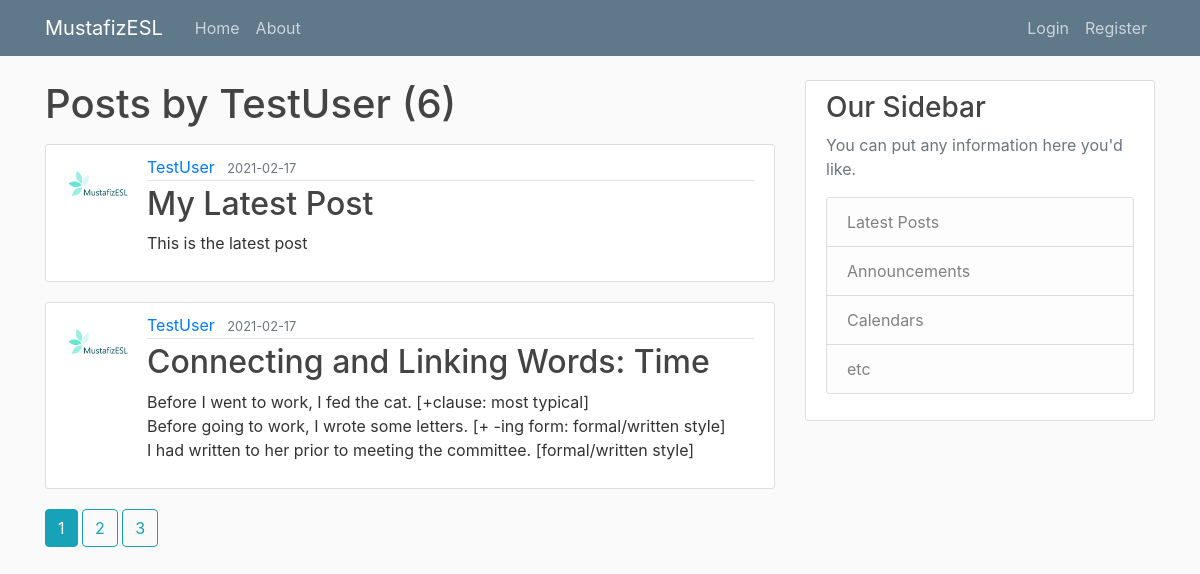
Page /user/TestUser on the committed database.
### project/models.py (models this page shows, shortened)
class User(db.Model, UserMixin):
	id = db.Column(db.Integer, primary_key=True)
	username = db.Column(db.String(20), unique=True, nullable=False)
	email = db.Column(db.String(120), unique=True, nullable=False)
	image_file = db.Column(db.String(20), nullable=False, default='default.jpg')
	password = db.Column(db.String(60), nullable=False)
	posts = db.relationship('Post', backref='author', lazy=True)

class Post(db.Model):
	id = db.Column(db.Integer, primary_key=True)
	title = db.Column(db.String(100), nullable=False)
	date_posted = db.Column(db.DateTime, nullable=False, default=datetime.utcnow)
	content = db.Column(db.Text, nullable=False)
	user_id = db.Column(db.Integer, db.ForeignKey('user.id'), nullable=False)

### project/users/routes.py (the view)
@users.route("/user/<string:username>")
def user_posts(username):
	page = request.args.get('page', 1, type=int)
	user = User.query.filter_by(username=username).first_or_404()
	posts = Post.query.filter_by(author=user).order_by(Post.date_posted.desc()).paginate(page=page, per_page=2)
	return render_template('user_posts.html', posts=posts, user=user)

### project/templates/user_posts.html
{% extends "layout.html" %}
{% block content %}
  <h1 class="mb-3">Posts by {{ user.username }} ({{ posts.total }})</h1>
	{% for post in posts.items %}
		<article class="media content-section">
      <img class="rounded-circle article-img" src="{{ url_for('static', filename='profile_pics/' + post.author.image_file) }}">
      <div class="media-body">
        <div class="article-metadata">
          <a class="mr-2" href="{{ url_for('users.user_posts', username=post.author.username) }}">{{ post.author.username }}</a>
          <small class="text-muted">{{ post.date_posted.strftime('%Y-%m-%d') }}</small>
        </div>
        <h2><a class="article-title" href="{{ url_for('posts.post', post_id=post.id) }}">{{ post.title }}</a></h2>
        <p class="article-content">{{ post.content }}</p>
      </div>
    </article>
	{% endfor %}
  {% for page_num in posts.iter_pages(left_edge=1, right_edge=1, left_current=1, right_current=2) %}
    {% if page_num %}
      {% if posts.page == page_num %}
        <a class="btn btn-info mb-4" href="{{ url_for('users.user_posts', username=user.username, page=page_num) }}">{{ page_num }}</a>
      {% else %}
        <a class="btn btn-outline-info mb-4" href="{{ url_for('users.user_posts', username=user.username, page=page_num) }}">{{ page_num }}</a>
      {% endif %}
    {% else %}
      ...
    {% endif %}
  {% endfor %}
{% endblock content %}

### project/static/main.css (style rules this page uses)
body { background: #fafafa; color: #333333; margin-top: 5rem; }
h1, h2, h3, h4, h5, h6 { color: #444444; }
.content-section { background: #ffffff; padding: 10px 20px; border: 1px solid #dddddd; border-radius: 3px; margin-bottom: 20px; }
.article-title { color: #444444; }
.article-content { white-space: pre-line; }
.article-img { height: 65px; width: 65px; margin-right: 16px; }
.article-metadata { padding-bottom: 1px; margin-bottom: 4px; border-bottom: 1px solid #e3e3e3 }

### rows in the picture
User: username "TestUser"
Post: image_file (picture), author.username "TestUser", date_posted "2021-02-17", title "My Latest Post", content "This is the latest post"
Post: image_file (picture), author.username "TestUser", date_posted "2021-02-17", title "Connecting and Linking Words: Time", content "Before I went to work, I fed the cat. [+clause: most typical] Before going to work, I wrote some letters. [+ -ing form: formal/written style] I had written to her prior to meeting the committee. [formal/written style]"

### other values in the picture
{{ posts.total }} "6"
{{ page_num }} "1"
{{ page_num }} "2" "3"
